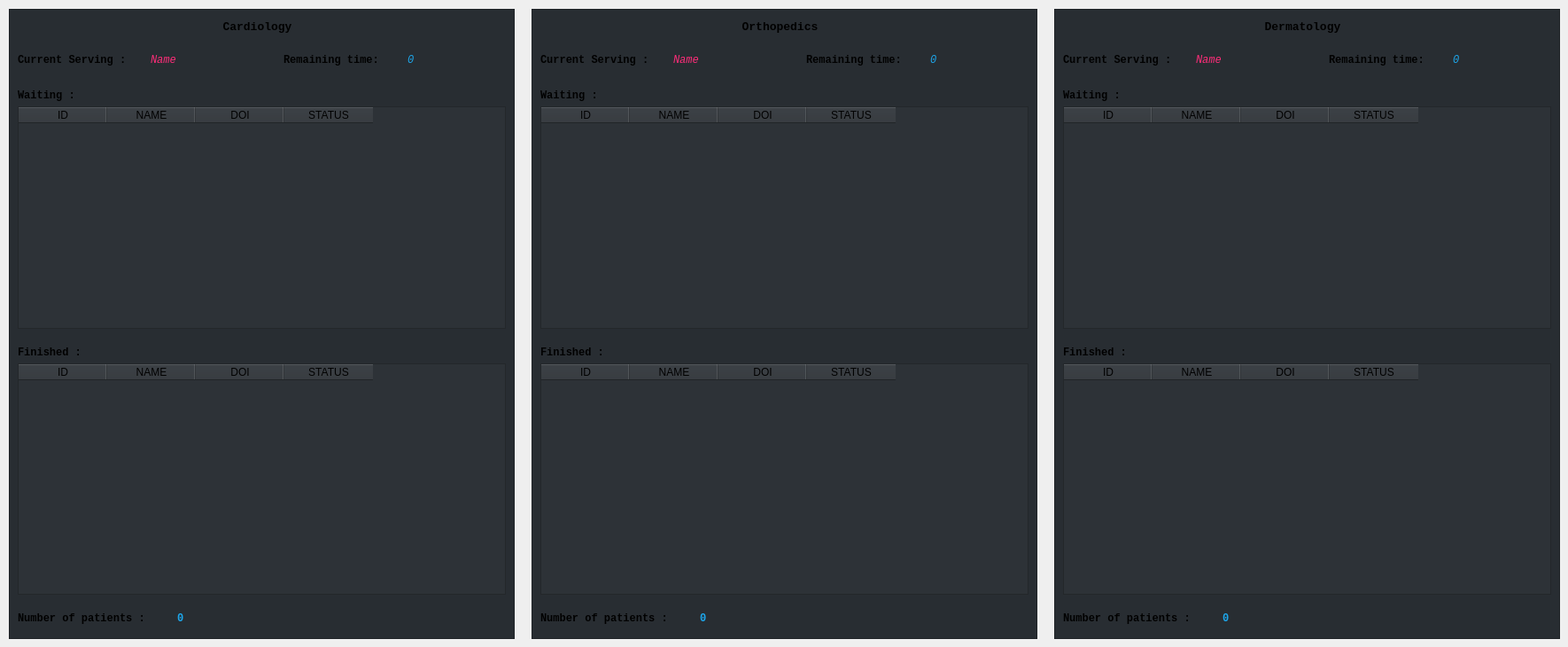
      <widget class="QWidget" name="tab_2">
       <attribute name="title">
        <string>Doctor Review [P]</string>
       </attribute>
       <widget class="QFrame" name="frame_7">
        <property name="geometry">
         <rect>
          <x>10</x>
          <y>10</y>
          <width>571</width>
          <height>711</height>
         </rect>
        </property>
        <property name="styleSheet">
         <string notr="true">QFrame
{
background-color: rgb(40, 45, 50);
	border-color: rgb(255, 44, 121);
}
QFrame:hover
{
background-color: rgb(40, 45, 50);
	border-color: rgb(255, 44, 121);
}</string>
        </property>
        <property name="frameShape">
         <enum>QFrame::StyledPanel</enum>
        </property>
        <property name="frameShadow">
         <enum>QFrame::Raised</enum>
        </property>
        <widget class="QLabel" name="label_13">
         <property name="geometry">
          <rect>
           <x>10</x>
           <y>10</y>
           <width>541</width>
           <height>20</height>
          </rect>
         </property>
         <property name="font">
          <font>
           <family>Consolas</family>
           <pointsize>10</pointsize>
           <weight>75</weight>
           <bold>true</bold>
          </font>
         </property>
         <property name="text">
          <string>Cardiology</string>
         </property>
         <property name="alignment">
          <set>Qt::AlignCenter</set>
         </property>
        </widget>
        <widget class="QLabel" name="label_14">
         <property name="geometry">
          <rect>
           <x>10</x>
           <y>680</y>
           <width>171</width>
           <height>16</height>
          </rect>
         </property>
         <property name="font">
          <font>
           <family>Consolas</family>
           <pointsize>9</pointsize>
           <weight>75</weight>
           <bold>true</bold>
          </font>
         </property>
         <property name="text">
          <string>Number of patients : </string>
         </property>
        </widget>
        <widget class="QLabel" name="cardiocount">
         <property name="geometry">
          <rect>
           <x>190</x>
           <y>680</y>
           <width>171</width>
           <height>16</height>
          </rect>
         </property>
         <property name="font">
          <font>
           <family>Consolas</family>
           <pointsize>9</pointsize>
           <weight>75</weight>
           <bold>true</bold>
          </font>
         </property>
         <property name="styleSheet">
          <string notr="true">color: rgb(28, 167, 236);</string>
         </property>
         <property name="text">
          <string>0</string>
         </property>
        </widget>
        <widget class="QLabel" name="label_16">
         <property name="geometry">
          <rect>
           <x>10</x>
           <y>50</y>
           <width>141</width>
           <height>16</height>
          </rect>
         </property>
         <property name="font">
          <font>
           <family>Consolas</family>
           <pointsize>9</pointsize>
           <weight>75</weight>
           <bold>true</bold>
          </font>
         </property>
         <property name="text">
          <string>Current Serving : </string>
         </property>
        </widget>
        <widget class="QLabel" name="cardioname">
         <property name="geometry">
          <rect>
           <x>160</x>
           <y>50</y>
           <width>141</width>
           <height>16</height>
          </rect>
         </property>
         <property name="font">
          <font>
           <family>Consolas</family>
           <pointsize>9</pointsize>
           <weight>50</weight>
           <italic>true</italic>
           <bold>false</bold>
          </font>
         </property>
         <property name="styleSheet">
          <string notr="true">color: rgb(255, 44, 121);</string>
         </property>
         <property name="text">
          <string>Name</string>
         </property>
        </widget>
        <widget class="QLabel" name="cardiotime">
         <property name="geometry">
          <rect>
           <x>450</x>
           <y>50</y>
           <width>81</width>
           <height>16</height>
          </rect>
         </property>
         <property name="font">
          <font>
           <family>Consolas</family>
           <pointsize>9</pointsize>
           <weight>50</weight>
           <italic>true</italic>
           <bold>false</bold>
          </font>
         </property>
         <property name="styleSheet">
          <string notr="true">color: rgb(28, 167, 236);</string>
         </property>
         <property name="text">
          <string>0</string>
         </property>
        </widget>
        <widget class="QLabel" name="label_19">
         <property name="geometry">
          <rect>
           <x>310</x>
           <y>50</y>
           <width>131</width>
           <height>16</height>
          </rect>
         </property>
         <property name="font">
          <font>
           <family>Consolas</family>
           <pointsize>9</pointsize>
           <weight>75</weight>
           <bold>true</bold>
          </font>
         </property>
         <property name="text">
          <string>Remaining time: </string>
         </property>
        </widget>
        <widget class="QLabel" name="label_20">
         <property name="geometry">
          <rect>
           <x>10</x>
           <y>380</y>
           <width>141</width>
           <height>16</height>
          </rect>
         </property>
         <property name="font">
          <font>
           <family>Consolas</family>
           <pointsize>9</pointsize>
           <weight>75</weight>
           <bold>true</bold>
          </font>
         </property>
         <property name="text">
          <string>Finished : </string>
         </property>
        </widget>
        <widget class="QTableWidget" name="cardiowaiting">
         <property name="geometry">
          <rect>
           <x>10</x>
           <y>110</y>
           <width>551</width>
           <height>251</height>
          </rect>
         </property>
         <property name="font">
          <font>
           <pointsize>8</pointsize>
          </font>
         </property>
         <property name="styleSheet">
          <string notr="true">background-color: rgb(45, 50, 55);</string>
         </property>
         <column>
          <property name="text">
           <string>ID</string>
          </property>
         </column>
         <column>
          <property name="text">
           <string>NAME</string>
          </property>
         </column>
         <column>
          <property name="text">
           <string>DOI</string>
          </property>
         </column>
         <column>
          <property name="text">
           <string>STATUS</string>
          </property>
         </column>
        </widget>
        <widget class="QLabel" name="label_21">
         <property name="geometry">
          <rect>
           <x>10</x>
           <y>90</y>
           <width>141</width>
           <height>16</height>
          </rect>
         </property>
         <property name="font">
          <font>
           <family>Consolas</family>
           <pointsize>9</pointsize>
           <weight>75</weight>
           <bold>true</bold>
          </font>
         </property>
         <property name="text">
          <string>Waiting : </string>
         </property>
        </widget>
        <widget class="QTableWidget" name="cardiofinish">
         <property name="geometry">
          <rect>
           <x>10</x>
           <y>400</y>
           <width>551</width>
           <height>261</height>
          </rect>
         </property>
         <property name="font">
          <font>
           <pointsize>8</pointsize>
          </font>
         </property>
         <property name="styleSheet">
          <string notr="true">background-color: rgb(45, 50, 55);</string>
         </property>
         <column>
          <property name="text">
           <string>ID</string>
          </property>
         </column>
         <column>
          <property name="text">
           <string>NAME</string>
          </property>
         </column>
         <column>
          <property name="text">
           <string>DOI</string>
          </property>
         </column>
         <column>
          <property name="text">
           <string>STATUS</string>
          </property>
         </column>
        </widget>
       </widget>
       <widget class="QFrame" name="frame_8">
        <property name="geometry">
         <rect>
          <x>600</x>
          <y>10</y>
          <width>571</width>
          <height>711</height>
         </rect>
        </property>
        <property name="styleSheet">
         <string notr="true">QFrame
{
background-color: rgb(40, 45, 50);
	border-color: rgb(255, 44, 121);
}
QFrame:hover
{
background-color: rgb(40, 45, 50);
	border-color: rgb(255, 44, 121);
}</string>
        </property>
        <property name="frameShape">
         <enum>QFrame::StyledPanel</enum>
        </property>
        <property name="frameShadow">
         <enum>QFrame::Raised</enum>
        </property>
        <widget class="QLabel" name="label_22">
         <property name="geometry">
          <rect>
           <x>10</x>
           <y>10</y>
           <width>541</width>
           <height>20</height>
          </rect>
         </property>
         <property name="font">
          <font>
           <family>Consolas</family>
           <pointsize>10</pointsize>
           <weight>75</weight>
           <bold>true</bold>
          </font>
         </property>
         <property name="text">
          <string>Orthopedics</string>
         </property>
         <property name="alignment">
          <set>Qt::AlignCenter</set>
         </property>
        </widget>
        <widget class="QLabel" name="label_23">
         <property name="geometry">
          <rect>
           <x>10</x>
           <y>680</y>
           <width>171</width>
           <height>16</height>
          </rect>
         </property>
         <property name="font">
          <font>
           <family>Consolas</family>
           <pointsize>9</pointsize>
           <weight>75</weight>
           <bold>true</bold>
          </font>
         </property>
         <property name="text">
          <string>Number of patients : </string>
         </property>
        </widget>
        <widget class="QLabel" name="orthocount">
         <property name="geometry">
          <rect>
           <x>190</x>
           <y>680</y>
           <width>171</width>
           <height>16</height>
          </rect>
         </property>
         <property name="font">
          <font>
           <family>Consolas</family>
           <pointsize>9</pointsize>
           <weight>75</weight>
           <bold>true</bold>
          </font>
         </property>
         <property name="styleSheet">
          <string notr="true">color: rgb(28, 167, 236);</string>
         </property>
         <property name="text">
          <string>0</string>
         </property>
        </widget>
        <widget class="QLabel" name="label_25">
         <property name="geometry">
          <rect>
           <x>10</x>
           <y>50</y>
           <width>141</width>
           <height>16</height>
          </rect>
         </property>
         <property name="font">
          <font>
           <family>Consolas</family>
           <pointsize>9</pointsize>
           <weight>75</weight>
           <bold>true</bold>
          </font>
         </property>
         <property name="text">
          <string>Current Serving : </string>
         </property>
        </widget>
        <widget class="QLabel" name="orthoname">
         <property name="geometry">
          <rect>
           <x>160</x>
           <y>50</y>
           <width>141</width>
           <height>16</height>
          </rect>
         </property>
         <property name="font">
          <font>
           <family>Consolas</family>
           <pointsize>9</pointsize>
           <weight>50</weight>
           <italic>true</italic>
           <bold>false</bold>
          </font>
         </property>
         <property name="styleSheet">
          <string notr="true">color: rgb(255, 44, 121);</string>
         </property>
         <property name="text">
          <string>Name</string>
         </property>
        </widget>
        <widget class="QLabel" name="orthotime">
         <property name="geometry">
          <rect>
           <x>450</x>
           <y>50</y>
           <width>81</width>
           <height>16</height>
          </rect>
         </property>
         <property name="font">
          <font>
           <family>Consolas</family>
           <pointsize>9</pointsize>
           <weight>50</weight>
           <italic>true</italic>
           <bold>false</bold>
          </font>
         </property>
         <property name="styleSheet">
          <string notr="true">color: rgb(28, 167, 236);</string>
         </property>
         <property name="text">
          <string>0</string>
         </property>
        </widget>
        <widget class="QLabel" name="label_28">
         <property name="geometry">
          <rect>
           <x>310</x>
           <y>50</y>
           <width>131</width>
           <height>16</height>
          </rect>
         </property>
         <property name="font">
          <font>
           <family>Consolas</family>
           <pointsize>9</pointsize>
           <weight>75</weight>
           <bold>true</bold>
          </font>
         </property>
         <property name="text">
          <string>Remaining time: </string>
         </property>
        </widget>
        <widget class="QLabel" name="label_29">
         <property name="geometry">
          <rect>
           <x>10</x>
           <y>380</y>
           <width>141</width>
           <height>16</height>
          </rect>
         </property>
         <property name="font">
          <font>
           <family>Consolas</family>
           <pointsize>9</pointsize>
           <weight>75</weight>
           <bold>true</bold>
          </font>
         </property>
         <property name="text">
          <string>Finished : </string>
         </property>
        </widget>
        <widget class="QTableWidget" name="orthowaiting">
         <property name="geometry">
          <rect>
           <x>10</x>
           <y>110</y>
           <width>551</width>
           <height>251</height>
          </rect>
         </property>
         <property name="font">
          <font>
           <pointsize>8</pointsize>
          </font>
         </property>
         <property name="styleSheet">
          <string notr="true">background-color: rgb(45, 50, 55);</string>
         </property>
         <column>
          <property name="text">
           <string>ID</string>
          </property>
         </column>
         <column>
          <property name="text">
           <string>NAME</string>
          </property>
         </column>
         <column>
          <property name="text">
           <string>DOI</string>
          </property>
         </column>
         <column>
          <property name="text">
           <string>STATUS</string>
          </property>
         </column>
        </widget>
        <widget class="QLabel" name="label_30">
         <property name="geometry">
          <rect>
           <x>10</x>
           <y>90</y>
           <width>141</width>
           <height>16</height>
          </rect>
         </property>
         <property name="font">
          <font>
           <family>Consolas</family>
           <pointsize>9</pointsize>
           <weight>75</weight>
           <bold>true</bold>
          </font>
         </property>
         <property name="text">
          <string>Waiting : </string>
         </property>
        </widget>
        <widget class="QTableWidget" name="orthofinish">
         <property name="geometry">
          <rect>
           <x>10</x>
           <y>400</y>
           <width>551</width>
           <height>261</height>
          </rect>
         </property>
         <property name="font">
          <font>
           <pointsize>8</pointsize>
          </font>
         </property>
         <property name="styleSheet">
          <string notr="true">background-color: rgb(45, 50, 55);</string>
         </property>
         <column>
          <property name="text">
           <string>ID</string>
          </property>
         </column>
         <column>
          <property name="text">
           <string>NAME</string>
          </property>
         </column>
         <column>
          <property name="text">
           <string>DOI</string>
          </property>
         </column>
         <column>
          <property name="text">
           <string>STATUS</string>
          </property>
         </column>
        </widget>
       </widget>
       <widget class="QFrame" name="frame_9">
        <property name="geometry">
         <rect>
          <x>1190</x>
          <y>10</y>
          <width>571</width>
          <height>711</height>
         </rect>
        </property>
        <property name="styleSheet">
         <string notr="true">QFrame
{
background-color: rgb(40, 45, 50);
	border-color: rgb(255, 44, 121);
}
QFrame:hover
{
background-color: rgb(40, 45, 50);
	border-color: rgb(255, 44, 121);
}</string>
        </property>
        <property name="frameShape">
         <enum>QFrame::StyledPanel</enum>
        </property>
        <property name="frameShadow">
         <enum>QFrame::Raised</enum>
        </property>
        <widget class="QLabel" name="label_31">
         <property name="geometry">
          <rect>
           <x>10</x>
           <y>10</y>
           <width>541</width>
           <height>20</height>
          </rect>
         </property>
         <property name="font">
          <font>
           <family>Consolas</family>
           <pointsize>10</pointsize>
           <weight>75</weight>
           <bold>true</bold>
          </font>
         </property>
         <property name="text">
          <string>Dermatology</string>
         </property>
         <property name="alignment">
          <set>Qt::AlignCenter</set>
         </property>
        </widget>
        <widget class="QLabel" name="label_32">
         <property name="geometry">
          <rect>
           <x>10</x>
           <y>680</y>
           <width>171</width>
           <height>16</height>
          </rect>
         </property>
         <property name="font">
          <font>
           <family>Consolas</family>
           <pointsize>9</pointsize>
           <weight>75</weight>
           <bold>true</bold>
          </font>
         </property>
         <property name="text">
          <string>Number of patients : </string>
         </property>
        </widget>
        <widget class="QLabel" name="dermacount">
         <property name="geometry">
          <rect>
           <x>190</x>
           <y>680</y>
           <width>171</width>
           <height>16</height>
          </rect>
         </property>
         <property name="font">
          <font>
           <family>Consolas</family>
           <pointsize>9</pointsize>
           <weight>75</weight>
           <bold>true</bold>
          </font>
         </property>
         <property name="styleSheet">
          <string notr="true">color: rgb(28, 167, 236);</string>
         </property>
         <property name="text">
          <string>0</string>
         </property>
        </widget>
        <widget class="QLabel" name="label_34">
         <property name="geometry">
          <rect>
           <x>10</x>
           <y>50</y>
           <width>141</width>
           <height>16</height>
          </rect>
         </property>
         <property name="font">
          <font>
           <family>Consolas</family>
           <pointsize>9</pointsize>
           <weight>75</weight>
           <bold>true</bold>
          </font>
         </property>
         <property name="text">
          <string>Current Serving : </string>
         </property>
        </widget>
        <widget class="QLabel" name="dermaname">
         <property name="geometry">
          <rect>
           <x>160</x>
           <y>50</y>
           <width>141</width>
           <height>16</height>
          </rect>
         </property>
         <property name="font">
          <font>
           <family>Consolas</family>
           <pointsize>9</pointsize>
           <weight>50</weight>
           <italic>true</italic>
           <bold>false</bold>
          </font>
         </property>
         <property name="styleSheet">
          <string notr="true">color: rgb(255, 44, 121);</string>
         </property>
         <property name="text">
          <string>Name</string>
         </property>
        </widget>
        <widget class="QLabel" name="dermatime">
         <property name="geometry">
          <rect>
           <x>450</x>
           <y>50</y>
           <width>81</width>
           <height>16</height>
          </rect>
         </property>
         <property name="font">
          <font>
           <family>Consolas</family>
           <pointsize>9</pointsize>
           <weight>50</weight>
           <italic>true</italic>
           <bold>false</bold>
          </font>
         </property>
         <property name="styleSheet">
          <string notr="true">color: rgb(28, 167, 236);</string>
         </property>
         <property name="text">
          <string>0</string>
         </property>
        </widget>
        <widget class="QLabel" name="label_37">
         <property name="geometry">
          <rect>
           <x>310</x>
           <y>50</y>
           <width>131</width>
           <height>16</height>
          </rect>
         </property>
         <property name="font">
          <font>
           <family>Consolas</family>
           <pointsize>9</pointsize>
           <weight>75</weight>
           <bold>true</bold>
          </font>
         </property>
         <property name="text">
          <string>Remaining time: </string>
         </property>
        </widget>
        <widget class="QLabel" name="label_38">
         <property name="geometry">
          <rect>
           <x>10</x>
           <y>380</y>
           <width>141</width>
           <height>16</height>
          </rect>
         </property>
         <property name="font">
          <font>
           <family>Consolas</family>
           <pointsize>9</pointsize>
           <weight>75</weight>
           <bold>true</bold>
          </font>
         </property>
         <property name="text">
          <string>Finished : </string>
         </property>
        </widget>
        <widget class="QTableWidget" name="dermawaiting">
         <property name="geometry">
          <rect>
           <x>10</x>
           <y>110</y>
           <width>551</width>
           <height>251</height>
          </rect>
         </property>
         <property name="font">
          <font>
           <pointsize>8</pointsize>
          </font>
         </property>
         <property name="styleSheet">
          <string notr="true">background-color: rgb(45, 50, 55);</string>
         </property>
         <column>
          <property name="text">
           <string>ID</string>
          </property>
         </column>
         <column>
          <property name="text">
           <string>NAME</string>
          </property>
         </column>
         <column>
          <property name="text">
           <string>DOI</string>
          </property>
         </column>
         <column>
          <property name="text">
           <string>STATUS</string>
          </property>
         </column>
        </widget>
        <widget class="QLabel" name="label_39">
         <property name="geometry">
          <rect>
           <x>10</x>
           <y>90</y>
           <width>141</width>
           <height>16</height>
          </rect>
         </property>
         <property name="font">
          <font>
           <family>Consolas</family>
           <pointsize>9</pointsize>
           <weight>75</weight>
           <bold>true</bold>
          </font>
         </property>
         <property name="text">
          <string>Waiting : </string>
         </property>
        </widget>
        <widget class="QTableWidget" name="dermafinished">
         <property name="geometry">
          <rect>
           <x>10</x>
           <y>400</y>
           <width>551</width>
           <height>261</height>
          </rect>
         </property>
         <property name="font">
          <font>
           <pointsize>8</pointsize>
          </font>
         </property>
         <property name="styleSheet">
          <string notr="true">background-color: rgb(45, 50, 55);</string>
         </property>
         <column>
          <property name="text">
           <string>ID</string>
          </property>
         </column>
         <column>
          <property name="text">
           <string>NAME</string>
          </property>
         </column>
         <column>
          <property name="text">
           <string>DOI</string>
          </property>
         </column>
         <column>
          <property name="text">
           <string>STATUS</string>
          </property>
         </column>
        </widget>
       </widget>
      </widget>
